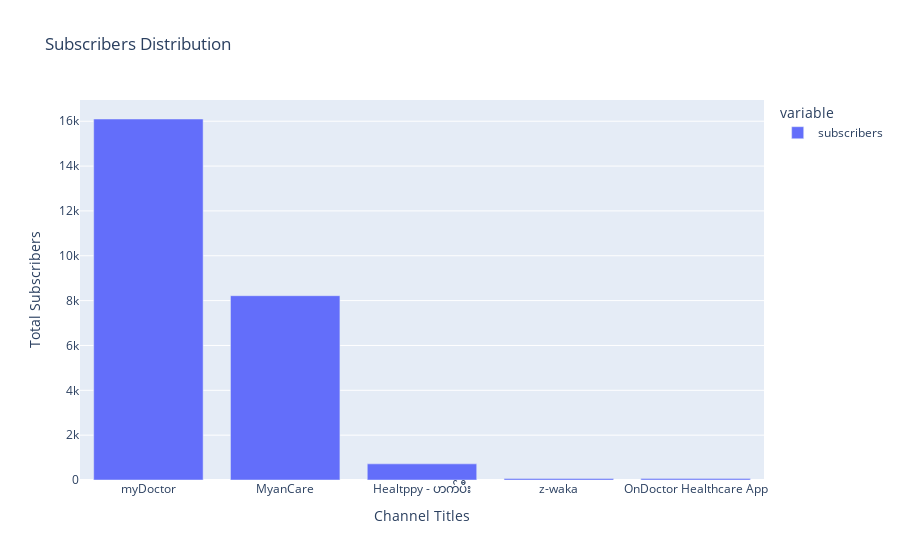

The notebook cell saved with this chart:
### Code cell
fig = px.bar(tb, title='Subscribers Distribution',
             labels={'channel_name':'Channel Titles',
                     'value':'Total Subscribers'})
fig.show()

### Figure 1 — Plotly figure (JSON) as saved in the notebook; plotly's stock layout.template omitted (floating-point values rounded to 4 significant figures)
{"data": [{"alignmentgroup": "True", "hovertemplate": "variable=subscribers<br>Channel Titles=%{x}<br>Total Subscribers=%{y}<extra></extra>", "legendgroup": "subscribers", "marker": {"color": "#636efa", "pattern": {"shape": ""}}, "name": "subscribers", "offsetgroup": "subscribers", "orientation": "v", "showlegend": true, "textposition": "auto", "type": "bar", "x": ["myDoctor", "MyanCare", "Healtppy - ဟက်ပီး", "z-waka", "OnDoctor Healthcare App"], "xaxis": "x", "y": [16100, 8220, 720, 66, 62], "yaxis": "y"}], "layout": {"barmode": "relative", "legend": {"title": {"text": "variable"}, "tracegroupgap": 0}, "title": {"text": "Subscribers Distribution"}, "xaxis": {"anchor": "y", "domain": [0, 1], "title": {"text": "Channel Titles"}}, "yaxis": {"anchor": "x", "domain": [0, 1], "title": {"text": "Total Subscribers"}}}}
